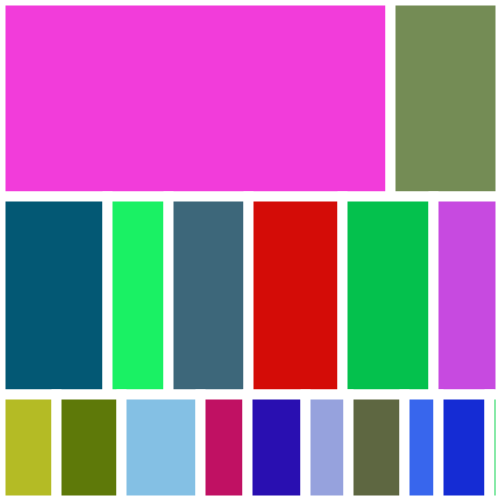
Frame 1 (no input)
Frame 60 (the mouse pressed at the canvas centre just before this capture): identical to frame 1, image omitted
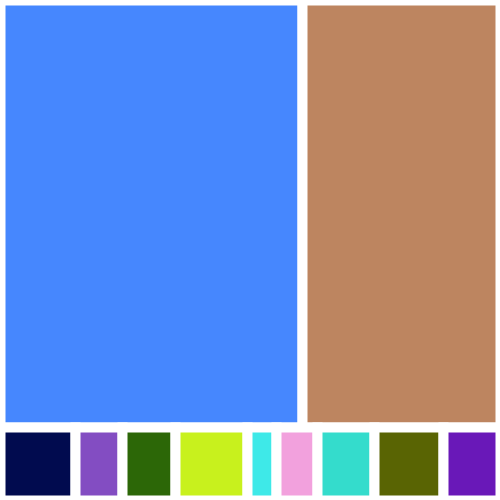
Frame 120 (the mouse held since frame 60 and released just before this capture)

The Processing sketch that drew these frames (run headless with seeded random() and noise(); from frame 60 on, the mouse is pressed at the canvas centre):

// Processing sketch: rectArts
// ── rectArts.pde
void setup(){
  size(500,500);
  stroke(255);
  strokeWeight(10);
  float h = height;
  float w = width;
  for(int i=0; i<height; i += h){
    h = h-(random(h)-20);
    if(i+h > height){
        h = height-i;
      }
    for(int j=0; j<width; j += w){
      w = w-(random(w)-20);
      fill(random(255),random(255),random(255));
      if(j+w > width){
        w = width-j;
        rect(j,i,w,h);
        break;
      }
      rect(j,i,w,h);
    }
  }
}

float rdown(float num, int max){
  if(num > max) return (float)max;
  else return num;
}


void draw(){
  if(mousePressed == true){
    setup();
  }

}
